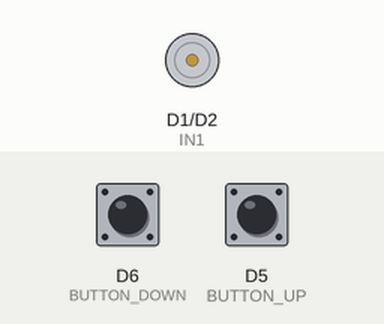
This sketch was run on a simulated ESP8266 (NodeMCU). Shown: motor-driver pin pairs drawn as motors (green arrow = first pin HIGH = forward, orange = second pin HIGH = backward, longer = more drive, scaled by the enable pin). The inputs (shaded band) are chosen by the test bench; at power-on: D6 (BUTTON_DOWN) HIGH, D5 (BUTTON_UP) HIGH. WiFi joins after 1.5 s; servers stay silent unless stated; a WiFi scan finds three made-up networks; storage starts empty; what the sketch prints to the serial monitor is not drawn.

Above: at 1.3 s.
1.4 s: D6 (BUTTON_DOWN) pulled LOW for 1 s
At 2.1 s:
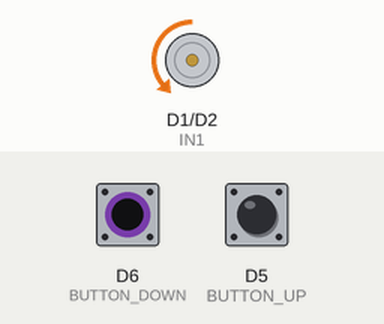
4.4 s: D5 (BUTTON_UP) pulled LOW for 1 s
At 5.4 s:
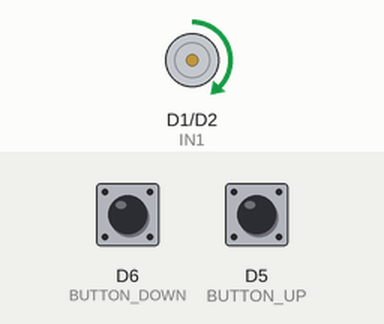
7.1 s: D5 (BUTTON_UP) pulled LOW for 3.2 s
At 11.1 s:
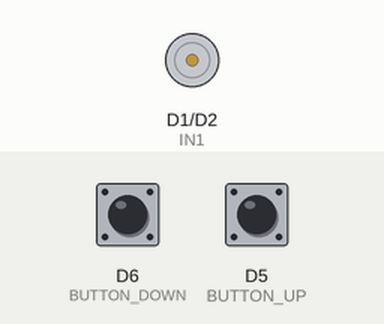
11.8 s: D6 (BUTTON_DOWN) pulled LOW for 3.2 s
At 12.5 s:
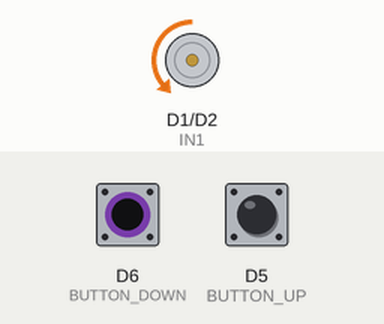
Timing chart, 0 to 16.6 s (numbered marks = the images above; inputs shaded):
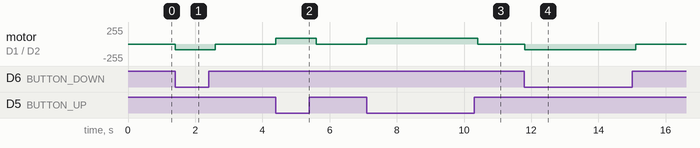

Measured:
- after the input at 1.4 s, motor on D1 (IN1) / D2 (IN2): stopped → backward 85/255 at once, → stopped 1.2 s later
- after the input at 4.4 s, motor on D1 (IN1) / D2 (IN2): stopped → forward 90/255 at once, → stopped 1.2 s later
- after the input at 7.1 s, motor on D1 (IN1) / D2 (IN2): stopped → forward 90/255 at once, → stopped 3.3 s later
- after the input at 11.8 s, motor on D1 (IN1) / D2 (IN2): stopped → backward 85/255 at once, → stopped 3.3 s later

The sketch:

nha_xe_moi_nhat.ino
```cpp
#include <ESP8266WiFi.h>
#include <WiFiShare.h>
#include <Firebase_ESP_Client.h>
#include <addons/TokenHelper.h>

// ==== Thông tin Wi-Fi & Firebase ====
// Wi-Fi nhà do WiFiShare lo (firmware/libraries/WiFiShare). Mọi mạch dùng cùng SETUP_SSID và
// SETUP_PASSWORD. Không commit mật khẩu thật lên GitHub.
#define DEVICE_NAME "nha_xe"
#define SETUP_SSID "SmartHouse-CaiDat"
#define SETUP_PASSWORD "DIEN_MAT_KHAU_CAI_DAT"

#define API_KEY "AIzaSyBom2FOJvMisw2NcE89Zkr-rP_dgOSqbMY"
#define DATABASE_URL "https://smart-house-fcd4f-default-rtdb.asia-southeast1.firebasedatabase.app/"
#define USER_EMAIL "DIEN_EMAIL_TAI_KHOAN_MACH"
#define USER_PASSWORD "DIEN_MAT_KHAU_TAI_KHOAN_MACH"

#define COMMAND_PATH "/home/floor_1/garage/command"

WiFiShare wifiShare;
FirebaseData fbdo;    // ghi trạng thái cửa
FirebaseData stream;  // nhận lệnh từ web
FirebaseAuth auth;
FirebaseConfig config;
bool firebaseStarted = false;

// ==== GPIO cửa cuốn ====
#define IN1 D1
#define IN2 D2
#define ENA D3

#define BUTTON_UP D5
#define BUTTON_DOWN D6

unsigned long startTime = 0;
bool isRunning = false;
int currentDirection = 0; // 0: stop, 1: up, 2: down

String lastCommand = "";
String pendingCommand = "";  // lệnh từ web đến lúc motor đang chạy, xử lý khi motor dừng
bool fromButton = false;     // lần chạy hiện tại do nút nhấn tại chỗ

bool streamStarted = false;
unsigned long lastStreamTry = 0;

// Trạng thái cửa chưa ghi được lên Firebase (vd. bấm nút lúc mất mạng)
bool statusDirty = false;
bool statusHasCommand = false;  // ghi cả lệnh, vì lần chạy đó do nút nhấn
unsigned long lastStatusTry = 0;
int statusFails = 0;            // số lần ghi lỗi lúc đã có mạng

void setup() {
  Serial.begin(9600);

  pinMode(IN1, OUTPUT);
  pinMode(IN2, OUTPUT);
  pinMode(ENA, OUTPUT);
  pinMode(BUTTON_UP, INPUT_PULLUP);
  pinMode(BUTTON_DOWN, INPUT_PULLUP);

  stopMotor();

  wifiShare.begin(DEVICE_NAME, SETUP_SSID, SETUP_PASSWORD);
}

void initFirebase() {
  config.api_key = API_KEY;
  config.database_url = DATABASE_URL;
  auth.user.email = USER_EMAIL;
  auth.user.password = USER_PASSWORD;
  config.token_status_callback = tokenStatusCallback;
  // false: thư viện Firebase không tự nối lại Wi-Fi, việc đó làm hỏng Wi-Fi cài đặt của WiFiShare.
  // Phải gọi trước Firebase.begin().
  Firebase.reconnectNetwork(false);
  Firebase.begin(&config, &auth);
  stream.setBSSLBufferSize(2048, 512);
  firebaseStarted = true;
}

// Chỉ dùng Firebase khi đã vào mạng nhà. Lần đầu vào được mạng thì khởi động Firebase.
// Mất mạng thì nút nhấn tại chỗ vẫn chạy cửa.
bool firebaseReady() {
  if (!wifiShare.online()) return false;
  if (!firebaseStarted) initFirebase();
  return Firebase.ready();
}

// ==== Nhận lệnh từ Firebase ====
// Stream giữ một kết nối mở và chỉ nhận dữ liệu khi lệnh đổi. Bản cũ đọc lệnh ở mỗi vòng
// loop(), hàng chục request mỗi giây, làm cạn hạn mức tải xuống của gói Firebase miễn phí.
void readCommandStream() {
  if (!firebaseReady()) {
    if (!wifiShare.online()) streamStarted = false;  // vào lại mạng thì mở stream lại
    return;
  }

  if (!streamStarted) {
    // Mở stream thì Firebase gửi lệnh đang lưu trên web. Ghi trạng thái cửa trước, để lệnh cũ
    // trên web không chạy lại cửa vừa bấm nút lúc mất mạng. Ghi lỗi 3 lần thì vẫn mở stream, để
    // web còn điều khiển được.
    if (statusDirty && statusFails < 3) return;
    if (lastStreamTry != 0 && millis() - lastStreamTry < 5000) return;
    lastStreamTry = millis();
    streamStarted = Firebase.RTDB.beginStream(&stream, COMMAND_PATH);
    if (!streamStarted) {
      Serial.print("Lỗi mở stream: ");
      Serial.println(stream.errorReason());
    }
    return;
  }

  if (!Firebase.RTDB.readStream(&stream)) {
    Serial.print("Lỗi đọc stream: ");
    Serial.println(stream.errorReason());
  }
  if (stream.streamAvailable() && stream.dataType() == "string") {
    pendingCommand = stream.stringData();
  }
}

// Cập nhật trạng thái cửa lên Firebase trong một request. Lần chạy do nút nhấn tại chỗ thì ghi cả
// lệnh, để web hiện đúng và lệnh kế tiếp từ web vẫn là một thay đổi. Ghi không được thì thử lại
// 5 giây một lần.
void syncDoorStatus() {
  if (!statusDirty || !firebaseReady()) return;
  if (lastStatusTry != 0 && millis() - lastStatusTry < 5000) return;
  lastStatusTry = millis();

  FirebaseJson json;
  json.set("status", lastCommand == "open" ? "open" : "closed");
  if (statusHasCommand) json.set("command", lastCommand);
  if (Firebase.RTDB.updateNode(&fbdo, "/home/floor_1/garage", &json)) {
    statusDirty = false;
    statusHasCommand = false;
    statusFails = 0;
  } else {
    statusFails++;
    Serial.print("Lỗi ghi trạng thái cửa: ");
    Serial.println(fbdo.errorReason());
  }
}

void startRun(int direction, const String &cmd, bool button) {
  if (direction == 1) rollUp();
  else rollDown();
  startTime = millis();
  isRunning = true;
  currentDirection = direction;
  lastCommand = cmd;
  fromButton = button;
}

void loop() {
  wifiShare.loop();
  readCommandStream();

  // ==== Lệnh từ web ====
  if (!isRunning && pendingCommand.length() > 0) {
    String cmd = pendingCommand;
    pendingCommand = "";
    if (cmd != lastCommand) {
      if (cmd == "open") startRun(1, cmd, false);
      else if (cmd == "close") startRun(2, cmd, false);
    }
  }

  // ==== Kiểm tra nút nhấn vật lý ====
  if (!isRunning) {
    if (digitalRead(BUTTON_UP) == LOW) {
      startRun(1, "open", true);
    } else if (digitalRead(BUTTON_DOWN) == LOW) {
      startRun(2, "close", true);
    }
  }

  // ==== Dừng sau 300ms ====
  if (isRunning && millis() - startTime >= 300) {
    stopMotor();
    isRunning = false;
    currentDirection = 0;

    // Ghi trạng thái sau khi motor đã dừng
    statusDirty = true;
    if (fromButton) statusHasCommand = true;
    lastStatusTry = 0;
    statusFails = 0;
  }
  syncDoorStatus();
}

void rollUp() {
  digitalWrite(IN1, HIGH);
  digitalWrite(IN2, LOW);
  analogWrite(ENA, 90);  // Giữ nguyên theo yêu cầu
}

void rollDown() {
  digitalWrite(IN1, LOW);
  digitalWrite(IN2, HIGH);
  analogWrite(ENA, 85);  // Giữ nguyên theo yêu cầu
}

void stopMotor() {
  analogWrite(ENA, 0);
  digitalWrite(IN1, LOW);
  digitalWrite(IN2, LOW);
}
```
